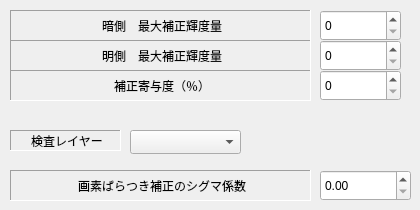
      <widget class="QWidget" name="tab_2">
       <attribute name="title">
        <string>補正</string>
       </attribute>
       <widget class="QSpinBox" name="EditAdjustWhite">
        <property name="geometry">
         <rect>
          <x>320</x>
          <y>40</y>
          <width>81</width>
          <height>31</height>
         </rect>
        </property>
        <property name="maximum">
         <number>255</number>
        </property>
       </widget>
       <widget class="QSpinBox" name="EditAdjustBlack">
        <property name="geometry">
         <rect>
          <x>320</x>
          <y>10</y>
          <width>81</width>
          <height>31</height>
         </rect>
        </property>
        <property name="maximum">
         <number>255</number>
        </property>
       </widget>
       <widget class="QLabel" name="label_25">
        <property name="geometry">
         <rect>
          <x>10</x>
          <y>10</y>
          <width>301</width>
          <height>31</height>
         </rect>
        </property>
        <property name="frameShape">
         <enum>QFrame::Panel</enum>
        </property>
        <property name="frameShadow">
         <enum>QFrame::Sunken</enum>
        </property>
        <property name="text">
         <string>暗側　最大補正輝度量</string>
        </property>
        <property name="alignment">
         <set>Qt::AlignCenter|Qt::AlignHCenter|Qt::AlignLeading|Qt::AlignLeft|Qt::AlignVCenter</set>
        </property>
       </widget>
       <widget class="QLabel" name="label_26">
        <property name="geometry">
         <rect>
          <x>10</x>
          <y>40</y>
          <width>301</width>
          <height>31</height>
         </rect>
        </property>
        <property name="frameShape">
         <enum>QFrame::Panel</enum>
        </property>
        <property name="frameShadow">
         <enum>QFrame::Sunken</enum>
        </property>
        <property name="text">
         <string>明側　最大補正輝度量</string>
        </property>
        <property name="alignment">
         <set>Qt::AlignCenter|Qt::AlignHCenter|Qt::AlignLeading|Qt::AlignLeft|Qt::AlignVCenter</set>
        </property>
       </widget>
       <widget class="QDoubleSpinBox" name="doubleSpinBoxVarietySigma">
        <property name="geometry">
         <rect>
          <x>320</x>
          <y>170</y>
          <width>91</width>
          <height>31</height>
         </rect>
        </property>
       </widget>
       <widget class="QLabel" name="label_60">
        <property name="geometry">
         <rect>
          <x>10</x>
          <y>170</y>
          <width>301</width>
          <height>31</height>
         </rect>
        </property>
        <property name="frameShape">
         <enum>QFrame::Panel</enum>
        </property>
        <property name="frameShadow">
         <enum>QFrame::Sunken</enum>
        </property>
        <property name="text">
         <string>画素ばらつき補正のシグマ係数</string>
        </property>
        <property name="alignment">
         <set>Qt::AlignCenter|Qt::AlignHCenter|Qt::AlignLeading|Qt::AlignLeft|Qt::AlignVCenter</set>
        </property>
       </widget>
       <widget class="QComboBox" name="comboBoxUseOneLayer">
        <property name="geometry">
         <rect>
          <x>130</x>
          <y>130</y>
          <width>111</width>
          <height>24</height>
         </rect>
        </property>
       </widget>
       <widget class="QLabel" name="label_61">
        <property name="geometry">
         <rect>
          <x>10</x>
          <y>130</y>
          <width>111</width>
          <height>21</height>
         </rect>
        </property>
        <property name="frameShape">
         <enum>QFrame::Panel</enum>
        </property>
        <property name="frameShadow">
         <enum>QFrame::Sunken</enum>
        </property>
        <property name="text">
         <string>検査レイヤー</string>
        </property>
        <property name="alignment">
         <set>Qt::AlignCenter|Qt::AlignHCenter|Qt::AlignLeading|Qt::AlignLeft|Qt::AlignVCenter</set>
        </property>
       </widget>
       <widget class="QSpinBox" name="EditAdjustContribute">
        <property name="geometry">
         <rect>
          <x>320</x>
          <y>70</y>
          <width>81</width>
          <height>31</height>
         </rect>
        </property>
        <property name="maximum">
         <number>1000</number>
        </property>
        <property name="singleStep">
         <number>0</number>
        </property>
       </widget>
       <widget class="QLabel" name="label_141">
        <property name="geometry">
         <rect>
          <x>10</x>
          <y>70</y>
          <width>301</width>
          <height>31</height>
         </rect>
        </property>
        <property name="frameShape">
         <enum>QFrame::Panel</enum>
        </property>
        <property name="frameShadow">
         <enum>QFrame::Sunken</enum>
        </property>
        <property name="text">
         <string>補正寄与度（％）</string>
        </property>
        <property name="alignment">
         <set>Qt::AlignCenter|Qt::AlignHCenter|Qt::AlignLeading|Qt::AlignLeft|Qt::AlignVCenter</set>
        </property>
       </widget>
      </widget>
